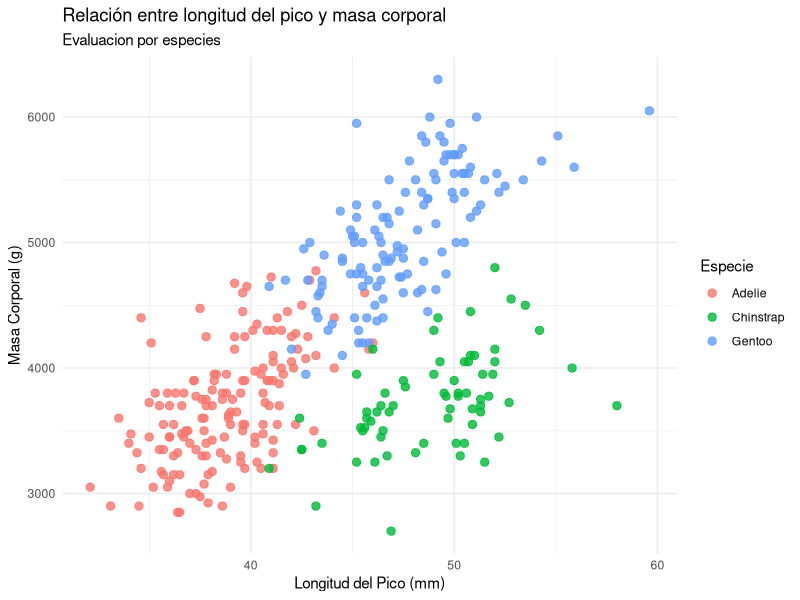
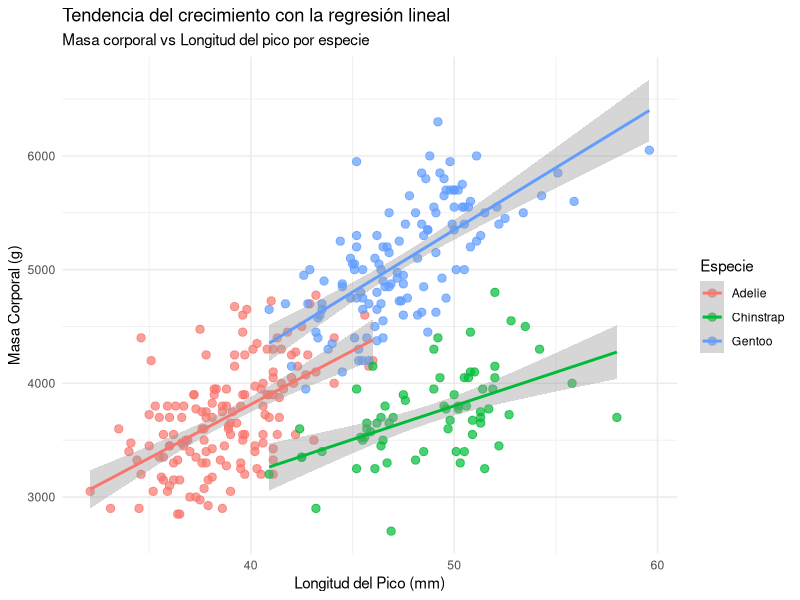
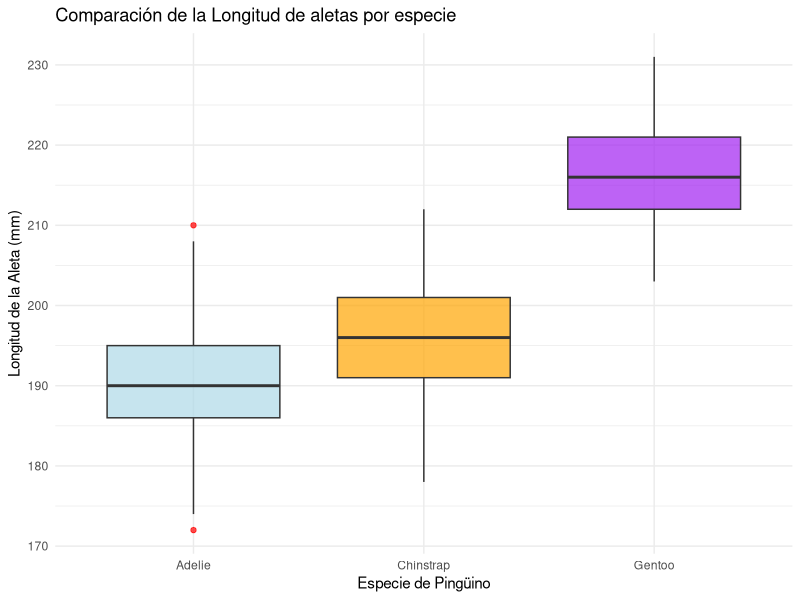

Source code (R) for these figures, in order:
## ---- chunk 1
knitr::opts_chunk$set(echo = TRUE, warning = FALSE, message = FALSE)
library(dplyr)
library(ggplot2)
library(palmerpenguins)
## ---- chunk 2

limpieza_base <- penguins %>%
  filter(!is.na(sex)) %>%
  group_by(species, sex) %>%
  summarise(
    Media_Masa = mean(body_mass_g, na.rm = TRUE),
    Desviacion_Masa = sd(body_mass_g, na.rm = TRUE),
    Conteo = n()
  ) 
  

# Mostrar la tabla resultante
knitr::kable(limpieza_base, col.names= c("Especie", "Sexo", "Media masa (g)", "Desviacion Estandar", "Conteo"))
## ---- chunk 3
ggplot(data = penguins, aes(x = bill_length_mm, y = body_mass_g, color = species)) +
  geom_point(size = 2.5, alpha = 0.8) +
  labs(
    title = "Relación entre longitud del pico y masa corporal",
    subtitle = "Evaluacion por especies",
    x = "Longitud del Pico (mm)",
    y = "Masa Corporal (g)",
    color = "Especie"
  ) +
  theme_minimal()
## ---- chunk 4
ggplot(data = penguins, aes(x = bill_length_mm, y = body_mass_g, color = species)) +
  geom_point(size = 2.5, alpha = 0.7) +
  geom_smooth(method = "lm", se = TRUE) +
  labs(
    title = "Tendencia del crecimiento con la regresión lineal",
    subtitle = "Masa corporal vs Longitud del pico por especie",
    x = "Longitud del Pico (mm)",
    y = "Masa Corporal (g)",
    color = "Especie"
  ) +
  theme_minimal()
## ---- chunk 5
ggplot(data = penguins, aes(x = species, y = flipper_length_mm, fill = species)) +
  geom_boxplot(alpha = 0.7, outlier.color = "red") +
  scale_fill_manual(values = c("lightblue", "orange", "purple")) + 
  labs(
    title = "Comparación de la Longitud de aletas por especie",
    x = "Especie de Pingüino",
    y = "Longitud de la Aleta (mm)"
  ) +
  theme_minimal() +
  theme(legend.position = "none")
